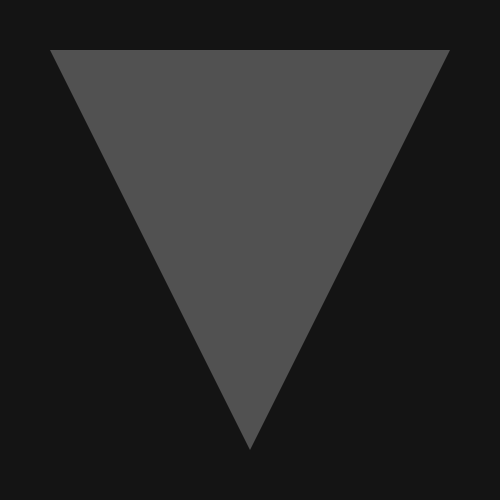
Frame 1 (no input)
Frame 60 (no input): identical to frame 1, image omitted
Frame 120 (the mouse pressed at the canvas centre since frame 60): identical to frame 1, image omitted

The p5.js sketch that drew this single still picture (run headless with seeded random() and noise() and a simulated clock; from frame 60 on, the mouse is pressed at the canvas centre):

// p5.js sketch
// ── sketch.js
var tris = [];
function setup() {
  createCanvas(500,500);
  tris[0] = new Tri(50,50,450,50,250,450);
}
function draw() {
  background(20);
  for(var i = 0; i < tris.length; i++){
    tris[i].show();
  }
}

function Tri(x1,y1,x2,y2,x3,y3){
  this.a = createVector(x1,y1);
  this.b = createVector(x2,y2);
  this.c = createVector(x3,y3);
  this.hue = random(50,250);

  this.show = function(){
    noStroke();
    fill(this.hue,90);
    triangle(this.a.x,this.a.y,this.b.x,this.b.y,this.c.x,this.c.y);
    stroke(255);
    strokeWeight(5);
    //point(this.a.sub(this.b));
  }
}

function generate(){
  var newTris = [];
  for(var i = 0; i < tris.length; i++){
    var triA = new Tri();
    var triB = new Tri();
    newTris.push(triA);
    newTris.push(triB);
  }
}
